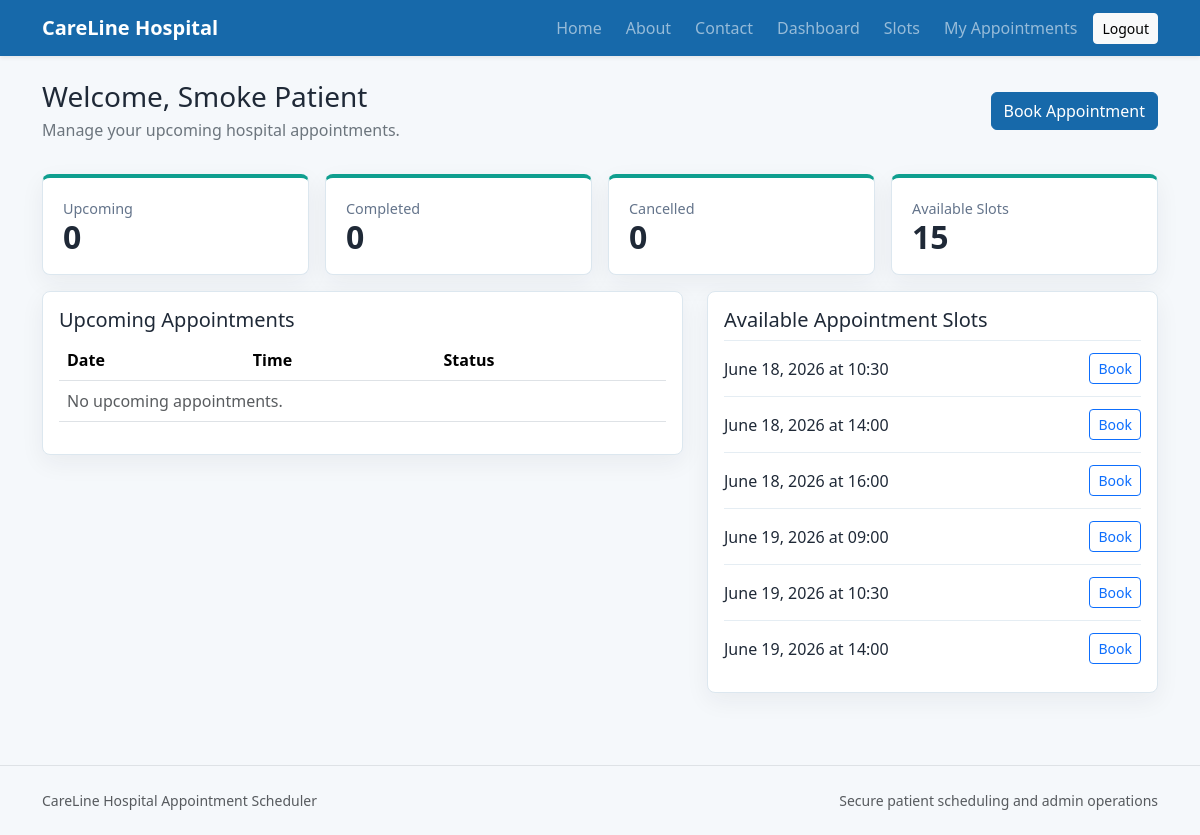
The app's page /dashboard/ (signed in) with its own data.
### appointments/models.py (models this page shows, shortened)
class Patient(models.Model):
    user = models.OneToOneField(User, on_delete=models.CASCADE, related_name='patient')
    phone_number = models.CharField(max_length=15)
    created_at = models.DateTimeField(auto_now_add=True)

class Schedule(models.Model):
    appointment_date = models.DateField()
    appointment_time = models.TimeField()
    is_booked = models.BooleanField(default=False)
    class Meta:
        ordering = ['appointment_date', 'appointment_time']
        constraints = [
            models.UniqueConstraint(
                fields=['appointment_date', 'appointment_time'],
                name='unique_appointment_slot',
            )
        ]

### appointments/views.py (the view)
    @login_required
    def wrapper(request, *args, **kwargs):
        if request.user.is_staff:
            return redirect('admin_dashboard')
        return view_func(request, *args, **kwargs)

### appointments/views.py (called while the page is built)
def patient_required(view_func):
    @login_required
    def wrapper(request, *args, **kwargs):
        if request.user.is_staff:
            return redirect('admin_dashboard')
        return view_func(request, *args, **kwargs)
    return wrapper

### appointments/templates/appointments/patient_dashboard.html (shortened to what this page needs)
{% extends 'appointments/base.html' %}
{% block content %}
<div class="container py-4">
    <div class="page-heading">
        <div>
            <h1 class="h3 mb-1">Welcome, {{ patient.user.get_full_name|default:patient.user.email }}</h1>
            <p class="text-secondary mb-0">Manage your upcoming hospital appointments.</p>
        </div>
        <a class="btn btn-primary" href="{% url 'available_slots' %}">Book Appointment</a>
    </div>
    <div class="row g-3 my-3">
        <div class="col-sm-6 col-lg-3"><div class="stat-card"><span>Upcoming</span><strong>{{ stats.upcoming }}</strong></div></div>
        <div class="col-sm-6 col-lg-3"><div class="stat-card"><span>Completed</span><strong>{{ stats.completed }}</strong></div></div>
        <div class="col-sm-6 col-lg-3"><div class="stat-card"><span>Cancelled</span><strong>{{ stats.cancelled }}</strong></div></div>
        <div class="col-sm-6 col-lg-3"><div class="stat-card"><span>Available Slots</span><strong>{{ stats.available_slots }}</strong></div></div>
    </div>
    <div class="row g-4">
        <div class="col-lg-7">
            <div class="table-shell">
                <h2 class="h5">Upcoming Appointments</h2>
                <div class="table-responsive">
                    <table class="table align-middle">
                        <thead><tr><th>Date</th><th>Time</th><th>Status</th></tr></thead>
                        <tbody>
                        {% for appointment in upcoming %}
                            <tr><td>{{ appointment.schedule.appointment_date }}</td><td>{{ appointment.schedule.appointment_time|time:'H:i' }}</td><td><span class="badge text-bg-success">{{ appointment.status }}</span></td></tr>
                        {% empty %}
                            <tr><td colspan="3" class="text-muted">No upcoming appointments.</td></tr>
                        {% endfor %}
                        </tbody>
                    </table>
                </div>
            </div>
        </div>
        <div class="col-lg-5">
            <div class="table-shell">
                <h2 class="h5">Available Appointment Slots</h2>
                {% for slot in available_slots %}
                    <div class="slot-row">
                        <span>{{ slot.appointment_date }} at {{ slot.appointment_time|time:'H:i' }}</span>
                        <a class="btn btn-sm btn-outline-primary" href="{% url 'book_appointment' slot.id %}">Book</a>
                    </div>
                {% empty %}
                    <p class="text-muted mb-0">No available slots right now.</p>
                {% endfor %}
            </div>
        </div>
    </div>
</div>
{% endblock %}

### appointments/templates/appointments/base.html (shortened to what this page needs)
{% load static %}
<!doctype html>
<html lang="en">
<head>
    <link href="https://cdn.jsdelivr.net/npm/bootstrap@5.3.3/dist/css/bootstrap.min.css" rel="stylesheet">
    <link href="{% static 'appointments/css/style.css' %}" rel="stylesheet">
</head>
<body>
    <nav class="navbar navbar-expand-lg navbar-dark bg-primary sticky-top shadow-sm">
        <div class="container">
            <a class="navbar-brand fw-semibold" href="{% url 'home' %}">CareLine Hospital</a>
            <div class="collapse navbar-collapse" id="mainNav">
                <ul class="navbar-nav ms-auto align-items-lg-center gap-lg-2">
                    <li class="nav-item"><a class="nav-link" href="{% url 'home' %}">Home</a></li>
                    <li class="nav-item"><a class="nav-link" href="{% url 'about' %}">About</a></li>
                    <li class="nav-item"><a class="nav-link" href="{% url 'contact' %}">Contact</a></li>
                    {% if user.is_authenticated and user.is_staff %}
                        <li class="nav-item"><a class="nav-link" href="{% url 'admin_dashboard' %}">Dashboard</a></li>
                        <li class="nav-item"><a class="nav-link" href="{% url 'manage_schedules' %}">Schedules</a></li>
                        <li class="nav-item"><a class="nav-link" href="{% url 'manage_appointments' %}">Appointments</a></li>
                    {% elif user.is_authenticated %}
                        <li class="nav-item"><a class="nav-link" href="{% url 'patient_dashboard' %}">Dashboard</a></li>
                        <li class="nav-item"><a class="nav-link" href="{% url 'available_slots' %}">Slots</a></li>
                        <li class="nav-item"><a class="nav-link" href="{% url 'my_appointments' %}">My Appointments</a></li>
                    {% endif %}
                    {% if user.is_authenticated %}
                        <li class="nav-item">
                            <form method="post" action="{% url 'logout' %}" class="d-inline">
                                <button class="btn btn-light btn-sm" type="submit">Logout</button>
                            </form>
                        </li>
                    {% else %}
                        <li class="nav-item"><a class="btn btn-light btn-sm" href="{% url 'login' %}">Login</a></li>
                        <li class="nav-item"><a class="btn btn-warning btn-sm" href="{% url 'register' %}">Register</a></li>
                    {% endif %}
                </ul>
            </div>
        </div>
    </nav>
    <main>
        {% block content %}{% endblock %}
    </main>
    <footer class="border-top py-4 mt-5">
        <div class="container d-flex flex-column flex-md-row justify-content-between gap-2 text-muted small">
            <span>CareLine Hospital Appointment Scheduler</span>
            <span>Secure patient scheduling and admin operations</span>
        </div>
    </footer>
</body>
</html>

### appointments/static/appointments/css/style.css (style rules this page uses)
:root { --hospital-blue: #1769aa; --hospital-teal: #0f9f8f; --soft-bg: #f5f8fb; --ink: #1f2937; }
body { background: var(--soft-bg); color: var(--ink); }
.bg-primary, .btn-primary { background-color: var(--hospital-blue) !important; border-color: var(--hospital-blue) !important; }
.feature-panel, .auth-card, .table-shell, .stat-card, .info-card { background: #ffffff; border: 1px solid #dce7ef; border-radius: 8px; box-shadow: 0 8px 24px rgba(31, 41, 55, 0.06); }
.page-heading { display: flex; align-items: center; justify-content: space-between; gap: 1rem; margin-bottom: 1rem; }
.stat-card { padding: 1.25rem; border-top: 4px solid var(--hospital-teal); }
.stat-card span { display: block; color: #64748b; font-size: .9rem; }
.stat-card strong { display: block; font-size: 2rem; line-height: 1.1; }
.table-shell { padding: 1rem; }
.slot-row, .quick-actions, .filter-bar, .status-form { display: flex; align-items: center; gap: .75rem; }
.slot-row { justify-content: space-between; border-top: 1px solid #e5edf3; padding: .75rem 0; }

### records on screen
Patient: user.get_full_name "Smoke Patient"
Schedule: appointment_date "June 18, 2026", appointment_time "10:30"
Schedule: appointment_date "June 18, 2026", appointment_time "14:00"
Schedule: appointment_date "June 18, 2026", appointment_time "16:00"
Schedule: appointment_date "June 19, 2026", appointment_time "09:00"
Schedule: appointment_date "June 19, 2026", appointment_time "10:30"
Schedule: appointment_date "June 19, 2026", appointment_time "14:00"

### other values on screen
{{ stats.upcoming }} "0"
{{ stats.completed }} "0"
{{ stats.cancelled }} "0"
{{ stats.available_slots }} "15"
